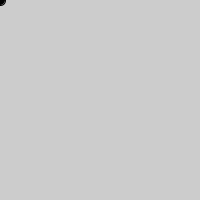
Frame 1 (no input)
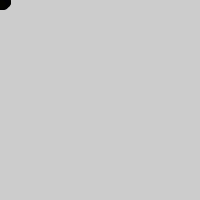
Frame 60 (the mouse pressed at the canvas centre just before this capture)
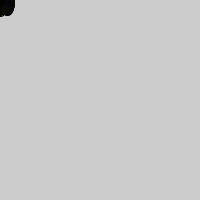
Frame 120 (the mouse held since frame 60 and released just before this capture)

The Processing sketch that drew these frames (run headless with seeded random() and noise(); from frame 60 on, the mouse is pressed at the canvas centre):

// Processing sketch: processing_167499
// ── processing_167499.pde

//This definition creates a random spawn of small circles that start from the 0,0 corner,
//and expand slowly out, changing colour from black to a divided set of colours, with
//opposite colours on stroke and fill.

float a=0;
float b=0;
//Define two integer variables and set at 0

void setup(){
  size(200,200);
  //set up the canvas size to 200x200px
}

void draw(){
  float r=random(0,a);
  float r2=random(0,b);
  //Define two random variables that range between 0 and the variable a or b
  
  stroke(r,r,r2);
  fill(r2,r2,r);
  //Define the stroke to one RGB colour, decided using the random value
  //Define the fill of the circles to another RGB colour, using random values that will form
  //an inverse of the stroke colour
  
  ellipse(r,r2,10,10);
  //Draw the ellipses, using random values for the location, and 10 as the set size
  
  a+=0.1;
  b+=0.1;
  //Increase the vairables by 0.1 each time the draw command loops



}
